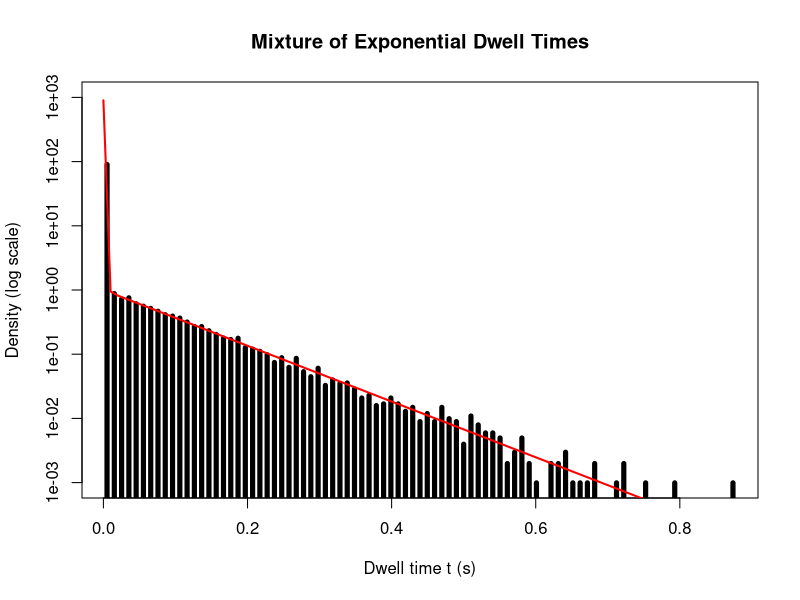

Write R code to recreate this figure.
## ---- chunk 1
set.seed(123)

n <- 1e5
a <- 0.9
lambda_f <- 1000  
lambda_s <- 10     


# Bernoulli draw: TRUE = F, FALSE = S
B <- rbinom(n, size = 1, prob = a)

# One uniform draw for inverse-transform sampling
U <- runif(n)

# Inverse transform for the selected exponential component
T <- ifelse(B == 1,
            -log(1-U) / lambda_f,
            -log(1-U) / lambda_s)

# Empirical mean
emp_mean <- mean(T)

# Theoretical mean
theory_mean <- a / lambda_f + (1 - a) / lambda_s

# Threshold: 50 ms = 0.050 s
t0 <- 0.050

# Empirical P(T > 50 ms)
emp_tail <- mean(T > t0)

# Theoretical P(T > 50 ms)
theory_tail <- a * exp(-lambda_f * t0) +
               (1 - a) * exp(-lambda_s * t0)

cat("Empirical mean:   ", emp_mean, "s\n")
cat("Theoretical mean: ", theory_mean, "s\n\n")

cat("Empirical P(T > 50 ms):   ", emp_tail, "\n")
cat("Theoretical P(T > 50 ms): ", theory_tail, "\n")

# Restrict displayed range so both components are easy to see
xmax <- 1
breaks <- seq(0, xmax, length.out = 100)

h <- hist(T[T <= xmax],
          breaks = breaks,
          plot = FALSE)

# Normalize using the FULL sample size n
# Histogram estimates the original density f(t)
binwidth <- diff(h$breaks)
density_full <- h$counts / (n * binwidth)

keep <- density_full > 0

plot(h$mids[keep], density_full[keep],
     log = "y",
     type = "h",
     lwd = 5,
     xlab = "Dwell time t (s)",
     ylab = "Density (log scale)",
     main = "Mixture of Exponential Dwell Times",
     ylim = c(1e-3, 1e3))

curve(
  a * lambda_f * exp(-lambda_f * x) +
    (1 - a) * lambda_s * exp(-lambda_s * x),
  from = 0,
  to = xmax,
  add = TRUE,
  lwd = 2,
  col = "red"
)
